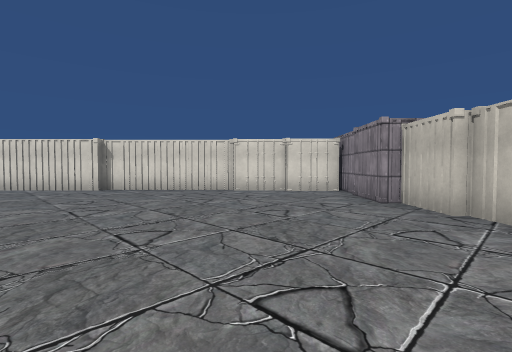
[1] (above)

17 first-person views from a walk through a scene from a Unity 3-D project. The camera is 1.4 m above the floor, tilts 2° down and sees 85° across. The floor is counted in squares, 2 m on a side. Each view is taken from the middle of a square. On the plan, view 1 faces up. The plan holds only what a view shows up to about 9 squares ahead; the rest is blank. The place goes on beyond the plan. The player is left out. Some surface patterns are stand-ins.

[2]
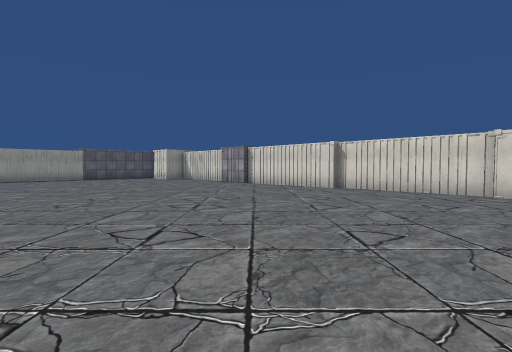

[3]
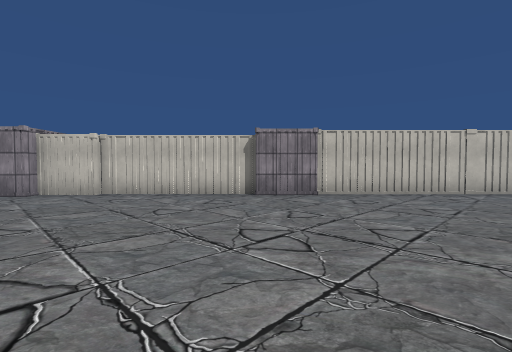

[4]
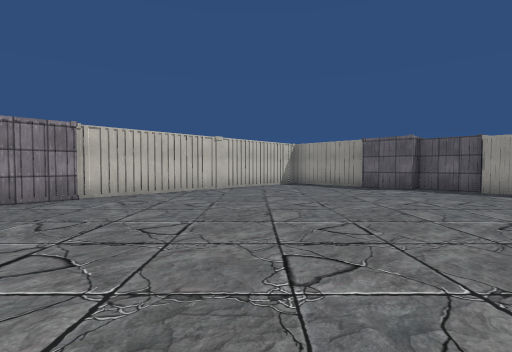

[5]
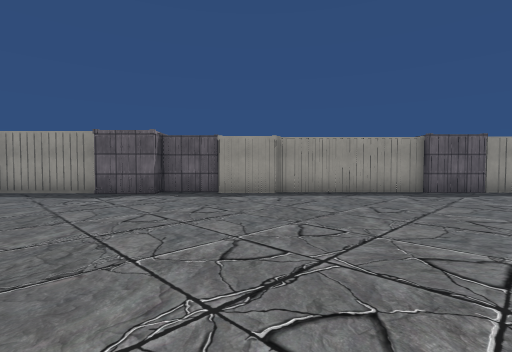

[6]
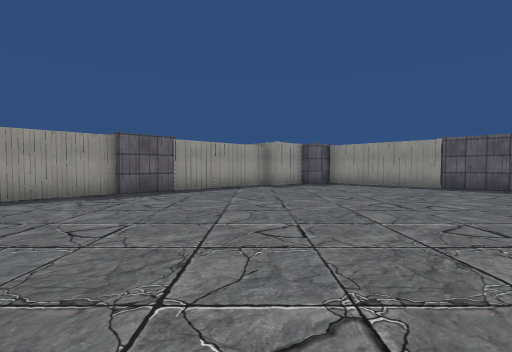

[7]
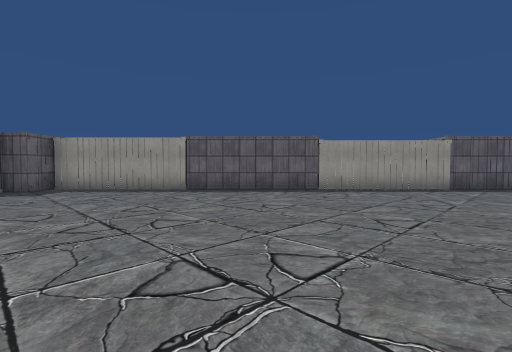

[8]
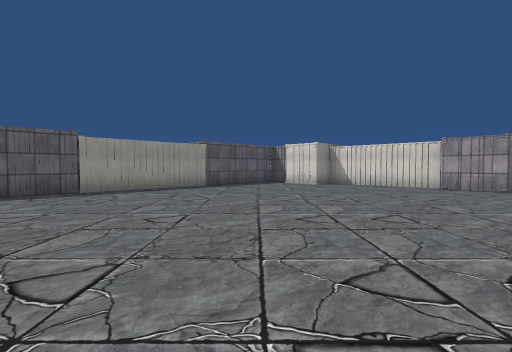

[9]
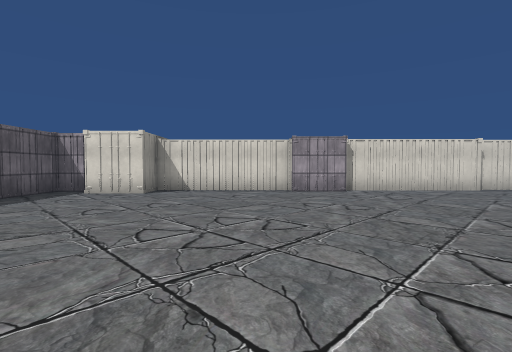

[10]
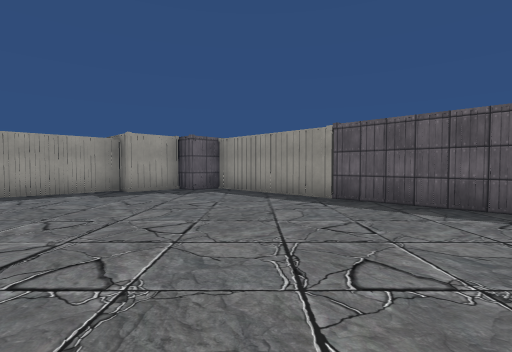

[11]
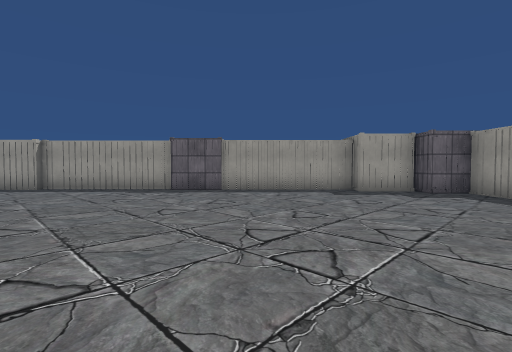

[12]
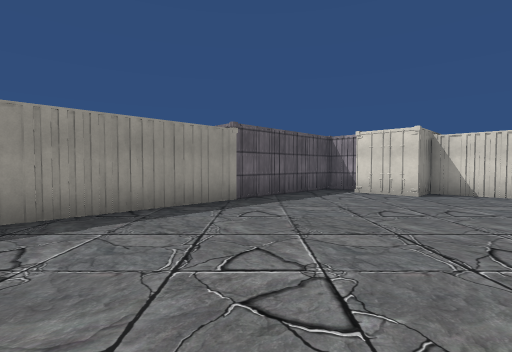

[13]
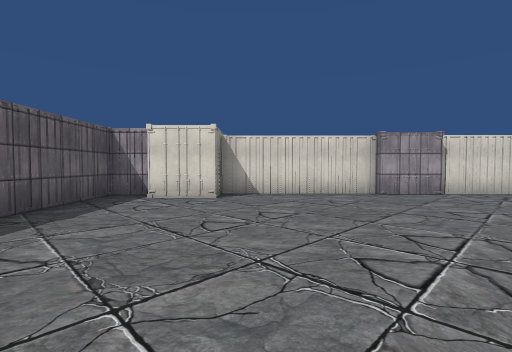

[14]
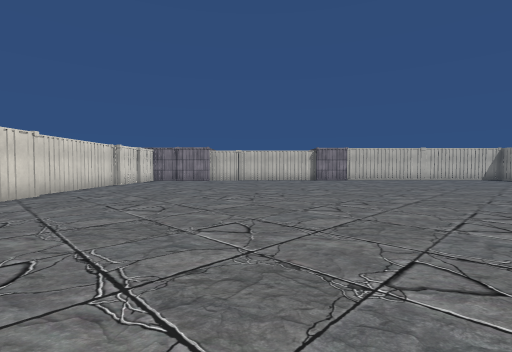

[15]
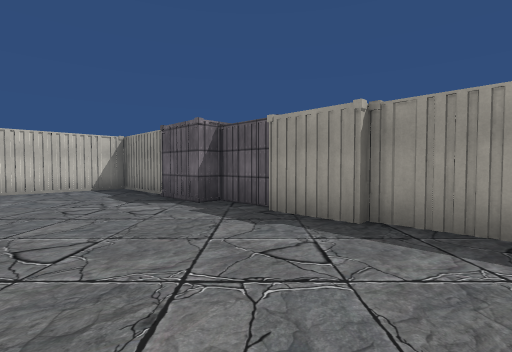

[16]
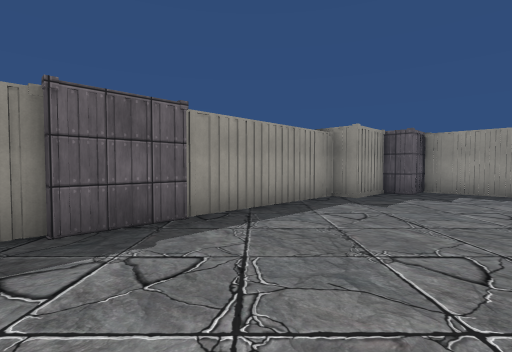

[17]
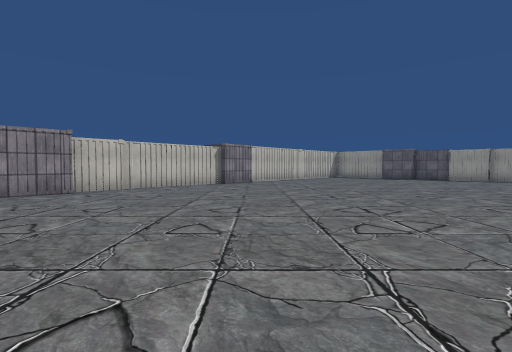

### Floor plan
Key: @ floor where view 1 was taken; # wall or solid block; . floor; O other object.
Columns run from 17 left of view 1 to 3 right of it. Each row starts with its distance up from view 1.
 10                 O
  9                 O
  8 ####.OO#O####.OO.O###
  7 #...................#
  6 #...................#
  5 #...................O
  4 #...................#
  3 #...................#
  2 #...................#
  1 #...................#
  0 #................@..#
 -1 #...................O
 -2 #...................#
 -3 #...................#
 -4 O...................#
 -5 #...................#
 -6 #...................#
 -7 #...................#
 -8 OO..................#
 -9  #O#.OO.........O#..#
-10    ############O##

Where each view was taken, in squares from view 1:
view 1: 0 up, 0 right, facing up
view 2: 0 up, 0 right, facing up-left
view 3: 0 up, 4 left, facing right
view 4: 0 up, 4 left, facing down-right
view 5: 2 down, 4 left, facing down
view 6: 2 down, 6 left, facing down-left
view 7: 2 down, 8 left, facing left
view 8: 2 down, 8 left, facing up-left
view 9: 0 up, 11 left, facing up
view 10: 1 down, 11 left, facing down-left
view 11: 1 down, 11 left, facing down
view 12: 0 up, 12 left, facing up-left
view 13: 1 up, 13 left, facing up
view 14: 3 up, 11 left, facing right
view 15: 6 down, 6 left, facing down-right
view 16: 6 down, 8 left, facing down-left
view 17: 7 up, 6 left, facing down-right
